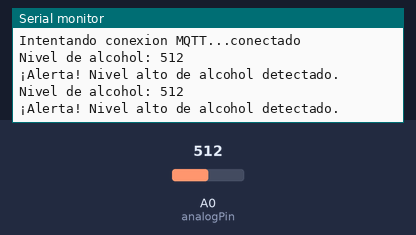
Bench run of a program on a simulated ESP8266 (NodeMCU). Shown: the last lines printed to the serial monitor. Inputs (shaded band) come from the test bench; at power-on: A0 (analogPin) = 512. WiFi joins after 1.5 s; servers stay silent unless stated; no MQTT or app messages arrive unless stated.

Above: at 2.7 s.
2.8 s: A0 (analogPin) set to 341
At 4.1 s:
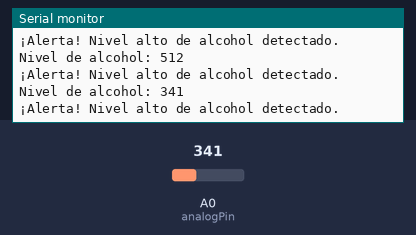
4.3 s: A0 (analogPin) set to 321
At 5.4 s:
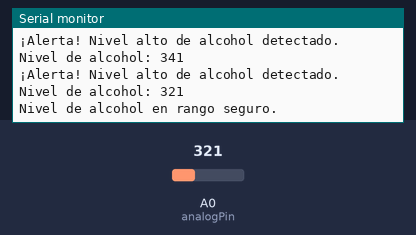
Timing chart, 0 to 7.3 s (numbered marks = the images above; inputs shaded):
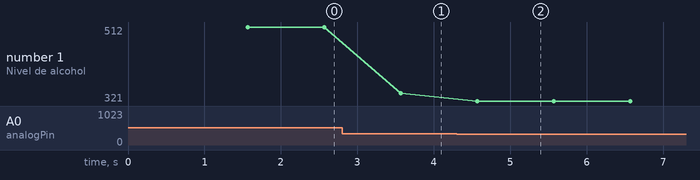

Measured:
- the behaviour switches between 331 and 330 on A0 (analogPin) (found by bisection; images 1 and 2)
- after the input at 2.8 s, the serial monitor: prints a new line after 0.77 s (image 1)
- after the input at 4.3 s, the serial monitor: prints a new line after 0.27 s (image 2)
- plotted number 1: 512 → 341 after the input at 2.8 s, 341 → 321 after the input at 4.3 s

The program:

main.cpp
```cpp
#include <Arduino.h>
#include <ESP8266WiFi.h>
#include <WiFiClientSecure.h>
#include <PubSubClient.h>

const char* ssid = "SSID";
const char* password = "PASSWORD";

const char* mqtt_server = "MQTT SERVER";
const int mqtt_port = 8883;
const char* mqtt_user = "Device01";
const char* mqtt_password = "Device01";
const char* topic_publish = "Sensor";


WiFiClientSecure esp_client;
PubSubClient mqttClient(esp_client);


const int analogPin = A0;
const int threshold = 330;


void setup_wifi() {
  delay(10);
  Serial.println("");
  Serial.print("Conectando a ");
  Serial.println(ssid);

  WiFi.begin(ssid, password);
  while (WiFi.status() != WL_CONNECTED) {
    delay(500);
    Serial.print(".");
  }

  Serial.println("");
  Serial.println("WiFi conectado");
  Serial.print("IP: ");
  Serial.println(WiFi.localIP());
}


void reconnect() {
  while (!mqttClient.connected()) {
    Serial.print("Intentando conexion MQTT...");
    if (mqttClient.connect("ESP8266Client", mqtt_user, mqtt_password)) {
      Serial.println("conectado");
    } else {
      Serial.print("fallo, error=");
      Serial.print(mqttClient.state());
      Serial.println(" intentando en 5 segundos");
      delay(5000);
    }
  }
}

void setup() {
  Serial.begin(115200);
  setup_wifi();


  esp_client.setInsecure();

  mqttClient.setServer(mqtt_server, mqtt_port);
  pinMode(analogPin, INPUT);
}

void loop() {
  if (!mqttClient.connected()) {
    reconnect();
  }
  mqttClient.loop();

  int alcoholLevel = analogRead(analogPin);
  Serial.print("Nivel de alcohol: ");
  Serial.println(alcoholLevel);

  String alcoholStr = String(alcoholLevel);
  mqttClient.publish(topic_publish, alcoholStr.c_str());


  if (alcoholLevel > threshold) {
    Serial.println("¡Alerta! Nivel alto de alcohol detectado.");
  } else {
    Serial.println("Nivel de alcohol en rango seguro.");
  }

  delay(1000);
}
```
